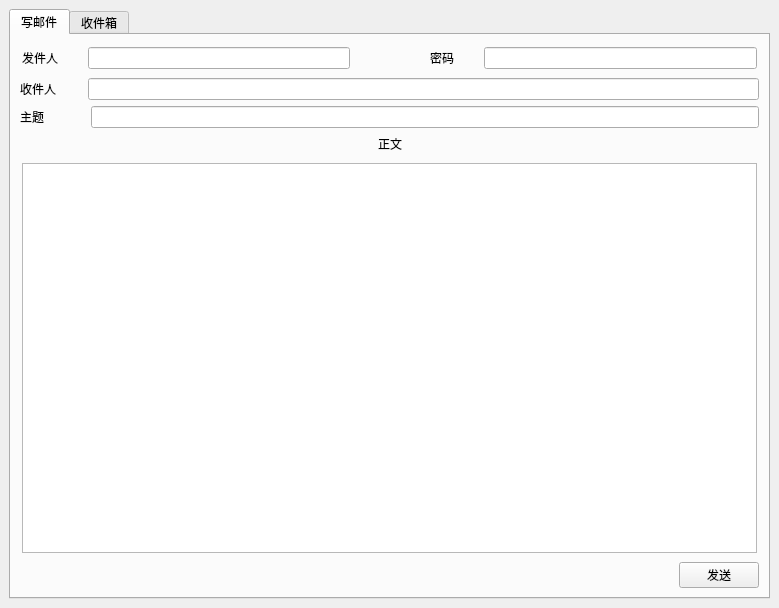
<?xml version="1.0" encoding="UTF-8"?>
<ui version="4.0">
 <class>MainWindow</class>
 <widget class="QMainWindow" name="MainWindow">
  <property name="geometry">
   <rect>
    <x>0</x>
    <y>0</y>
    <width>779</width>
    <height>608</height>
   </rect>
  </property>
  <property name="windowTitle">
   <string>小天才邮箱</string>
  </property>
  <property name="windowIcon">
   <iconset>
    <normaloff>../img/email.png</normaloff>../img/email.png</iconset>
  </property>
  <property name="toolButtonStyle">
   <enum>Qt::ToolButtonTextBesideIcon</enum>
  </property>
  <property name="tabShape">
   <enum>QTabWidget::Rounded</enum>
  </property>
  <widget class="QWidget" name="centralwidget">
   <property name="layoutDirection">
    <enum>Qt::LeftToRight</enum>
   </property>
   <layout class="QVBoxLayout" name="verticalLayout_4">
    <item>
     <widget class="QTabWidget" name="tabWidget">
      <property name="tabPosition">
       <enum>QTabWidget::North</enum>
      </property>
      <property name="tabShape">
       <enum>QTabWidget::Rounded</enum>
      </property>
      <property name="currentIndex">
       <number>0</number>
      </property>
      <property name="elideMode">
       <enum>Qt::ElideNone</enum>
      </property>
      <property name="usesScrollButtons">
       <bool>true</bool>
      </property>
      <property name="documentMode">
       <bool>false</bool>
      </property>
      <property name="tabsClosable">
       <bool>false</bool>
      </property>
      <property name="movable">
       <bool>false</bool>
      </property>
      <property name="tabBarAutoHide">
       <bool>false</bool>
      </property>
      <widget class="QWidget" name="tab_2">
       <attribute name="title">
        <string>写邮件</string>
       </attribute>
       <layout class="QVBoxLayout" name="verticalLayout">
        <item>
         <layout class="QHBoxLayout" name="horizontalLayout_6">
          <property name="spacing">
           <number>80</number>
          </property>
          <property name="leftMargin">
           <number>2</number>
          </property>
          <property name="topMargin">
           <number>3</number>
          </property>
          <property name="rightMargin">
           <number>2</number>
          </property>
          <property name="bottomMargin">
           <number>3</number>
          </property>
          <item>
           <layout class="QHBoxLayout" name="horizontalLayout_4">
            <property name="spacing">
             <number>30</number>
            </property>
            <item>
             <widget class="QLabel" name="label_4">
              <property name="text">
               <string>发件人</string>
              </property>
             </widget>
            </item>
            <item>
             <widget class="QLineEdit" name="lineEdit_3"/>
            </item>
           </layout>
          </item>
          <item>
           <layout class="QHBoxLayout" name="horizontalLayout_5">
            <property name="spacing">
             <number>30</number>
            </property>
            <item>
             <widget class="QLabel" name="label_5">
              <property name="text">
               <string>密码</string>
              </property>
             </widget>
            </item>
            <item>
             <widget class="QLineEdit" name="lineEdit_4">
              <property name="echoMode">
               <enum>QLineEdit::Password</enum>
              </property>
             </widget>
            </item>
           </layout>
          </item>
         </layout>
        </item>
        <item>
         <layout class="QHBoxLayout" name="horizontalLayout">
          <property name="spacing">
           <number>32</number>
          </property>
          <property name="rightMargin">
           <number>0</number>
          </property>
          <item>
           <widget class="QLabel" name="label">
            <property name="text">
             <string>收件人</string>
            </property>
           </widget>
          </item>
          <item>
           <widget class="QLineEdit" name="lineEdit"/>
          </item>
         </layout>
        </item>
        <item>
         <layout class="QHBoxLayout" name="horizontalLayout_2">
          <property name="spacing">
           <number>47</number>
          </property>
          <item>
           <widget class="QLabel" name="label_2">
            <property name="text">
             <string>主题</string>
            </property>
           </widget>
          </item>
          <item>
           <widget class="QLineEdit" name="lineEdit_2"/>
          </item>
         </layout>
        </item>
        <item>
         <layout class="QHBoxLayout" name="horizontalLayout_11">
          <item>
           <spacer name="horizontalSpacer_3">
            <property name="orientation">
             <enum>Qt::Horizontal</enum>
            </property>
            <property name="sizeHint" stdset="0">
             <size>
              <width>40</width>
              <height>20</height>
             </size>
            </property>
           </spacer>
          </item>
          <item>
           <widget class="QLabel" name="label_3">
            <property name="text">
             <string>正文</string>
            </property>
           </widget>
          </item>
          <item>
           <spacer name="horizontalSpacer_4">
            <property name="orientation">
             <enum>Qt::Horizontal</enum>
            </property>
            <property name="sizeHint" stdset="0">
             <size>
              <width>40</width>
              <height>20</height>
             </size>
            </property>
           </spacer>
          </item>
         </layout>
        </item>
        <item>
         <layout class="QVBoxLayout" name="verticalLayout_2">
          <property name="spacing">
           <number>10</number>
          </property>
          <property name="leftMargin">
           <number>2</number>
          </property>
          <property name="topMargin">
           <number>3</number>
          </property>
          <property name="rightMargin">
           <number>2</number>
          </property>
          <property name="bottomMargin">
           <number>3</number>
          </property>
          <item>
           <widget class="QPlainTextEdit" name="plainTextEdit"/>
          </item>
         </layout>
        </item>
        <item>
         <layout class="QHBoxLayout" name="horizontalLayout_3">
          <item>
           <spacer name="horizontalSpacer">
            <property name="orientation">
             <enum>Qt::Horizontal</enum>
            </property>
            <property name="sizeHint" stdset="0">
             <size>
              <width>40</width>
              <height>20</height>
             </size>
            </property>
           </spacer>
          </item>
          <item>
           <widget class="QLabel" name="label_8">
            <property name="text">
             <string/>
            </property>
           </widget>
          </item>
          <item>
           <spacer name="horizontalSpacer_5">
            <property name="orientation">
             <enum>Qt::Horizontal</enum>
            </property>
            <property name="sizeHint" stdset="0">
             <size>
              <width>40</width>
              <height>20</height>
             </size>
            </property>
           </spacer>
          </item>
          <item>
           <widget class="QPushButton" name="pushButton">
            <property name="text">
             <string>发送</string>
            </property>
           </widget>
          </item>
         </layout>
        </item>
       </layout>
      </widget>
      <widget class="QWidget" name="tab">
       <attribute name="title">
        <string>收件箱</string>
       </attribute>
       <layout class="QVBoxLayout" name="verticalLayout_3">
        <item>
         <layout class="QHBoxLayout" name="horizontalLayout_7">
          <property name="spacing">
           <number>80</number>
          </property>
          <property name="leftMargin">
           <number>2</number>
          </property>
          <property name="topMargin">
           <number>3</number>
          </property>
          <property name="rightMargin">
           <number>2</number>
          </property>
          <property name="bottomMargin">
           <number>3</number>
          </property>
          <item>
           <layout class="QHBoxLayout" name="horizontalLayout_8">
            <property name="spacing">
             <number>30</number>
            </property>
            <item>
             <widget class="QLabel" name="label_6">
              <property name="text">
               <string>邮箱</string>
              </property>
             </widget>
            </item>
            <item>
             <widget class="QLineEdit" name="lineEdit_5"/>
            </item>
           </layout>
          </item>
          <item>
           <layout class="QHBoxLayout" name="horizontalLayout_9">
            <property name="spacing">
             <number>30</number>
            </property>
            <item>
             <widget class="QLabel" name="label_7">
              <property name="text">
               <string>密码</string>
              </property>
             </widget>
            </item>
            <item>
             <widget class="QLineEdit" name="lineEdit_6">
              <property name="echoMode">
               <enum>QLineEdit::Password</enum>
              </property>
             </widget>
            </item>
           </layout>
          </item>
         </layout>
        </item>
        <item>
         <layout class="QHBoxLayout" name="horizontalLayout_10">
          <item>
           <widget class="QPushButton" name="pushButton_2">
            <property name="text">
             <string>获取邮件</string>
            </property>
           </widget>
          </item>
          <item>
           <spacer name="horizontalSpacer_2">
            <property name="orientation">
             <enum>Qt::Horizontal</enum>
            </property>
            <property name="sizeHint" stdset="0">
             <size>
              <width>40</width>
              <height>20</height>
             </size>
            </property>
           </spacer>
          </item>
         </layout>
        </item>
        <item>
         <layout class="QHBoxLayout" name="horizontalLayout_21">
          <property name="spacing">
           <number>40</number>
          </property>
          <property name="leftMargin">
           <number>2</number>
          </property>
          <property name="topMargin">
           <number>3</number>
          </property>
          <property name="rightMargin">
           <number>2</number>
          </property>
          <property name="bottomMargin">
           <number>3</number>
          </property>
          <item>
           <layout class="QHBoxLayout" name="horizontalLayout_13">
            <property name="spacing">
             <number>5</number>
            </property>
            <property name="leftMargin">
             <number>1</number>
            </property>
            <property name="topMargin">
             <number>2</number>
            </property>
            <property name="rightMargin">
             <number>1</number>
            </property>
            <property name="bottomMargin">
             <number>2</number>
            </property>
            <item>
             <widget class="QLabel" name="label_10">
              <property name="text">
               <string>查看最近第</string>
              </property>
             </widget>
            </item>
            <item>
             <widget class="QComboBox" name="comboBox"/>
            </item>
            <item>
             <widget class="QLabel" name="label_11">
              <property name="text">
               <string>封邮件</string>
              </property>
             </widget>
            </item>
           </layout>
          </item>
          <item>
           <widget class="QPushButton" name="pushButton_4">
            <property name="text">
             <string>删除这封邮件</string>
            </property>
           </widget>
          </item>
          <item>
           <spacer name="horizontalSpacer_8">
            <property name="orientation">
             <enum>Qt::Horizontal</enum>
            </property>
            <property name="sizeHint" stdset="0">
             <size>
              <width>40</width>
              <height>20</height>
             </size>
            </property>
           </spacer>
          </item>
         </layout>
        </item>
        <item>
         <widget class="QTextBrowser" name="textBrowser"/>
        </item>
        <item>
         <layout class="QHBoxLayout" name="horizontalLayout_12">
          <item>
           <spacer name="horizontalSpacer_6">
            <property name="orientation">
             <enum>Qt::Horizontal</enum>
            </property>
            <property name="sizeHint" stdset="0">
             <size>
              <width>40</width>
              <height>20</height>
             </size>
            </property>
           </spacer>
          </item>
          <item>
           <widget class="QLabel" name="label_9">
            <property name="text">
             <string/>
            </property>
           </widget>
          </item>
          <item>
           <spacer name="horizontalSpacer_7">
            <property name="orientation">
             <enum>Qt::Horizontal</enum>
            </property>
            <property name="sizeHint" stdset="0">
             <size>
              <width>40</width>
              <height>20</height>
             </size>
            </property>
           </spacer>
          </item>
         </layout>
        </item>
       </layout>
      </widget>
     </widget>
    </item>
   </layout>
  </widget>
 </widget>
 <resources/>
 <connections/>
</ui>
